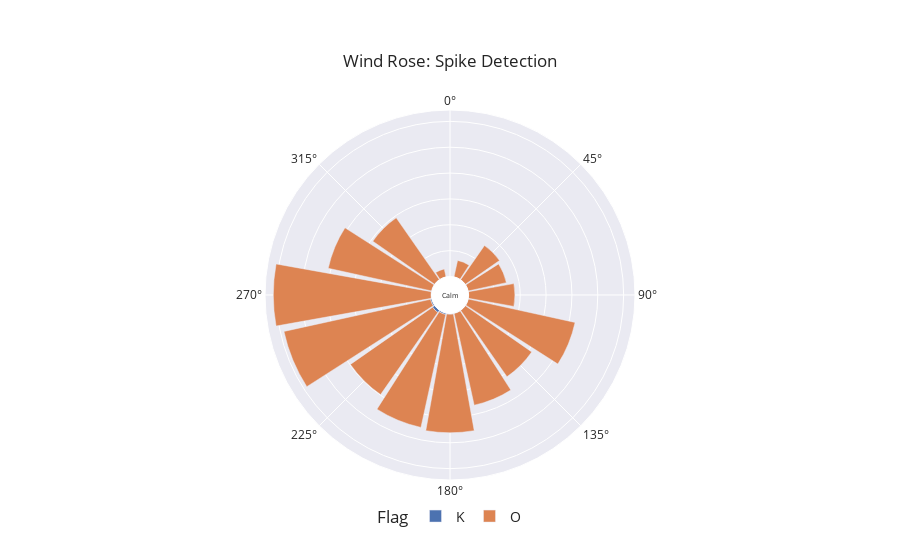

Notebook code cell kept with this figure:
### Markdown cell above
![](sites/SENR.jpg)

### Code cell
# DLRR DLR Oberpfaffenhofen
df_site = extract_site_data(df=df, dates = dates, site_name="DLRR")

plot_wind_rose(df_site, column="Flag")

### Figure 1 — Plotly figure (JSON) as saved in the notebook; plotly's stock layout.template omitted (floating-point values rounded to 4 significant figures)
{"data": [{"hovertemplate": "Flag=K<br>len=%{r}<br>cardinal_direction=%{theta}<extra></extra>", "legendgroup": "K", "marker": {"color": "rgb(76,114,176)", "pattern": {"shape": ""}}, "name": "K", "r": [79, 12, 535, 34, 282, 103, 79, 56, 4, 288, 21, 47, 59, 142, 37], "showlegend": true, "subplot": "polar", "theta": [292.5, 22.5, 225, 90, 247.5, 270, 157.5, 112.5, 337.5, 202.5, 67.5, 135, 315, 180, 45], "type": "barpolar"}, {"hovertemplate": "Flag=O<br>len=%{r}<br>cardinal_direction=%{theta}<extra></extra>", "legendgroup": "O", "marker": {"color": "rgb(221,132,82)", "pattern": {"shape": ""}}, "name": "O", "r": [3264, 18160, 22922, 19359, 8938, 1568, 17, 22346, 20450, 29014, 15641, 21129, 14555, 30480, 7561, 8053], "showlegend": true, "subplot": "polar", "theta": [22.5, 157.5, 180, 225, 90, 337.5, 0, 202.5, 292.5, 247.5, 135, 112.5, 315, 270, 67.5, 45], "type": "barpolar"}], "layout": {"annotations": [{"font": {"size": 7}, "showarrow": false, "text": "Calm", "x": 0.5, "y": 0.5}], "barmode": "relative", "legend": {"font": {"size": 14}, "orientation": "h", "title": {"text": "Flag"}, "tracegroupgap": 0, "x": 0.5, "xanchor": "center", "y": -0.1, "yanchor": "middle"}, "margin": {"t": 110}, "polar": {"angularaxis": {"direction": "clockwise", "rotation": 90}, "domain": {"x": [0, 1], "y": [0, 1]}, "hole": 0.1, "radialaxis": {"linewidth": 0, "showticklabels": false, "ticks": ""}}, "title": {"text": "Wind Rose: Spike Detection", "xanchor": "center", "yanchor": "top"}}}
